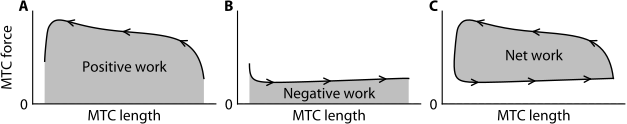

Generate this figure with Python:
#| label: fig-i-workloop
#| fig-cap: An example of a work loop. In a work loop, MTC force is plotted against MTC length (change). The area enclosed 
#|   by the work loop represents the net mechanical work produced during a full cycle (C), which is the sum of the positive 
#|   mechanical work during MTC shortening (A) and the negative mechanical work during MTC lengthening (B). The arrows indicate 
#|   the direction of the work loop over time.

#%% Load packages & set directories
import os, sys, pickle
import numpy as np
import matplotlib.pyplot as plt
from scipy import signal
from pathlib import Path

# Set directories
cwd = Path.cwd()
baseDir = cwd.parent
dataDir = baseDir / 'data'
funcDir = baseDir / 'analysis' / 'functions'
sys.path.append(str(funcDir))

import cust_fig, hillmodel

plt.close('all')

#%% Load muscle parameters
mus = 'GMe3'
parFile = os.path.join(dataDir,mus,mus+'_IM.pkl')
muspar = pickle.load(open(parFile, 'rb'))[0]
eseerelmax = (muspar['fmax']/muspar['ksee'])**0.5/muspar['lsee0']
lmtcOpt = muspar['lce_opt']+(1+eseerelmax)*muspar['lsee0']
lmtc0 = lmtcOpt+0.5e-3 # [m] MTC-length at t=0

#%% Generate SIN data
cf = 4
amp = 2*1e-3
   
time = np.linspace(0,5/cf,1000)
lmtc = np.cos(time*2*np.pi*cf)*amp+lmtc0

# Simlation to obtain fsee(t)
gamma0 = muspar['gamma_0']
lcerel0 = hillmodel.force_eq(lmtc[0],gamma0,muspar)[1]
c_in = {}
c_in['time'] = time
c_in['lmtc'] = lmtc
c_in['t_stim'] = np.array([[0, 0.3/cf], [1/cf, 1.3/cf], [2/cf, 2.3/cf], [3/cf, 3.3/cf], [4/cf, 4.3/cf]])

solstr = hillmodel.solve_simu_mtc(gamma0,lcerel0,muspar,c_in)[1]
time, lmtc, stim, gamma, lcerel, q, lsee, lpee, fisomrel, fsee, fpee, fce, fcerel, vcerel = solstr

#%%
cust_fig.style(plt, fontname='Minion Pro',fontsize=11,grid='on')

fig = plt.figure(figsize=(15.92/2.54+0.084, (3.34)/2.54), constrained_layout=True)
gs = fig.add_gridspec(1,3)
axs = np.array([[fig.add_subplot(gs[i, j]) for j in range(gs.ncols)] for i in range(gs.nrows)])

iStart = np.argmin(abs(time-4/cf))
iStop = np.argmin(abs(time-5/cf))
time = time[iStart:iStop]-time[iStart]
lmtc = lmtc[iStart:iStop]
fsee = fsee[iStart:iStop]+2
iPeak = signal.find_peaks(-lmtc,distance=200)[0][0]

# W+
lmtcPos = np.hstack((lmtc[0], lmtc[:iPeak], lmtc[iPeak]))
fseePos = np.hstack((0, fsee[:iPeak], 0))
axs[0,0].plot(lmtc[:iPeak],fsee[:iPeak],'k')
axs[0,0].fill(lmtcPos,fseePos,'#bfbfbf')

# W-
lmtcNeg = np.hstack((lmtc[iPeak], lmtc[iPeak:], lmtc[-1]))
fseeNeg = np.hstack((0, fsee[iPeak:], 0))
axs[0,1].plot(lmtc[iPeak:],fsee[iPeak:],'k')
axs[0,1].fill(lmtcNeg,fseeNeg,'#bfbfbf')

# Wnet
axs[0,2].plot(lmtc,fsee,'k')
axs[0,2].fill(lmtc,fsee,'#bfbfbf')

# Text
axs[0,0].text(np.median(lmtc),fsee[50]/2,'Positive work',ha='center',va='center',)
axs[0,1].text(np.median(lmtc),fsee[150]/2-0.21,'Negative work',ha='center',va='center',)
axs[0,2].text(np.median(lmtc),fsee[50]+(fsee[150]-fsee[50])/2,'Net work',ha='center',va='center',)

# Labels
axs[0,0].set_xlabel('MTC length')
axs[0,1].set_xlabel('MTC length')
axs[0,2].set_xlabel('MTC length')
axs[0,0].set_ylabel('MTC force')
# axs[0,1].set_ylabel('Muscle force')
# axs[0,2].set_ylabel('Muscle force')

# Limits & ticks
axs[0,0].set_xticks([])
axs[0,1].set_xticks([])
axs[0,2].set_xticks([])

axs[0,0].set_yticks([0])
axs[0,1].set_yticks([0])
axs[0,2].set_yticks([0])

axs[0,0].tick_params(direction='out', length=0)
axs[0,1].tick_params(direction='out', length=0)
axs[0,2].tick_params(direction='out', length=0)

axs[0,0].set_xlim(lmtc.min()-0.0003,lmtc.max()+0.0003)
axs[0,1].set_xlim(lmtc.min()-0.0003,lmtc.max()+0.0003)
axs[0,2].set_xlim(lmtc.min()-0.0003,lmtc.max()+0.0003)

axs[0,0].set_ylim(0,10)
axs[0,1].set_ylim(0,10)
axs[0,2].set_ylim(0,10)

# x1, x2 = lmtc[60], lmtc[40]
# y1, y2 = fsee[60]+1, fsee[40]+1
# axs[0].annotate("", xy=(x1, y1), xytext=(x2, y2),arrowprops=dict(arrowstyle="->"))

# x1, x2 = lmtc[140], lmtc[160]
# y1, y2 = fsee[140]+1, fsee[160]+1
# axs[1].annotate("", xy=(x1, y1), xytext=(x2, y2),arrowprops=dict(arrowstyle="<-"))

for i in [25, 50, 75]:
    x1, x2 = lmtc[i], lmtc[i+1]
    y1, y2 = fsee[i], fsee[i+1]
    axs[0,0].annotate("", xy=(x1, y1), xytext=(x2, y2),arrowprops=dict(arrowstyle="<-"))

for i in [125, 150, 175]:
    x1, x2 = lmtc[i], lmtc[i+1]
    y1, y2 = fsee[i], fsee[i+1]
    axs[0,1].annotate("", xy=(x1, y1), xytext=(x2, y2),arrowprops=dict(arrowstyle="<-"))

for i in [25,50,75, 125,150,175]:
    x1, x2 = lmtc[i], lmtc[i+1]
    y1, y2 = fsee[i], fsee[i+1]
    axs[0,2].annotate("", xy=(x1, y1), xytext=(x2, y2),arrowprops=dict(arrowstyle="<-"))


# Add the '-' sign between Plot 1 and Plot 2
# axs[0].text(1.1, 0.5, '–', fontsize=30, va='center', ha='center', transform=axs[0].transAxes, weight='bold')

# Add the '=' sign between Plot 2 and Plot 3
# axs[1].text(1.1, 0.5, '=', fontsize=30, va='center', ha='center', transform=axs[1].transAxes)

labels = ['A','B','C']
cust_fig.add_labels(fig, axs.flatten(), labels)

# %% Show and save
plt.show()
# fig.savefig("i_workloop.png", bbox_inches="tight", pad_inches=0, dpi=600)
fig.savefig("i_workloop.pdf", bbox_inches="tight", pad_inches=0)
# fig.savefig("i_workloop.svg", bbox_inches="tight", pad_inches=0)

# %% Checks
if len(sys.argv) > 1:
    check_size = sys.argv[1]
else:
    check_size = True  

if check_size == True or check_size == 'True':
    cust_fig.report_axes_size(fig,axs)
    # cust_fig.report_fig_size("i_workloop.png") 
    cust_fig.report_fig_size("i_workloop.pdf") 
    # cust_fig.report_fig_size("i_workloop.svg")
